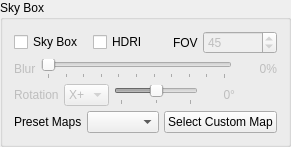
           <widget class="QGroupBox" name="groupBoxSkyBox">
            <property name="title">
             <string>Sky Box</string>
            </property>
            <property name="flat">
             <bool>true</bool>
            </property>
            <layout class="QVBoxLayout" name="skyBoxLayout">
             <property name="spacing">
              <number>5</number>
             </property>
             <item>
              <layout class="QHBoxLayout" name="skyBoxCheckLayout">
               <item>
                <widget class="QCheckBox" name="checkBoxSkyBox">
                 <property name="toolTip">
                  <string>Show a background environment behind the model</string>
                 </property>
                 <property name="text">
                  <string>Sky Box</string>
                 </property>
                </widget>
               </item>
               <item>
                <widget class="QCheckBox" name="checkBoxSkyBoxHDRI">
                 <property name="enabled">
                  <bool>true</bool>
                 </property>
                 <property name="toolTip">
                  <string>Use an HDRI image instead of the plain sky box</string>
                 </property>
                 <property name="text">
                  <string>HDRI</string>
                 </property>
                </widget>
               </item>
               <item>
                <widget class="QLabel" name="labelFOV">
                 <property name="sizePolicy">
                  <sizepolicy hsizetype="Fixed" vsizetype="Preferred">
                   <horstretch>0</horstretch>
                   <verstretch>0</verstretch>
                  </sizepolicy>
                 </property>
                 <property name="text">
                  <string>FOV</string>
                 </property>
                </widget>
               </item>
               <item>
                <widget class="QDoubleSpinBox" name="doubleSpinBoxSkyBoxFOV">
                 <property name="enabled">
                  <bool>false</bool>
                 </property>
                 <property name="toolTip">
                  <string>Field of view used to project the sky box</string>
                 </property>
                 <property name="decimals">
                  <number>0</number>
                 </property>
                 <property name="minimum">
                  <double>15.000000000000000</double>
                 </property>
                 <property name="maximum">
                  <double>120.000000000000000</double>
                 </property>
                 <property name="value">
                  <double>45.000000000000000</double>
                 </property>
                </widget>
               </item>
              </layout>
             </item>
             <item>
              <layout class="QHBoxLayout" name="skyBoxBlurLayout">
               <item>
                <widget class="QLabel" name="labelSkyBoxBlur">
                 <property name="enabled">
                  <bool>false</bool>
                 </property>
                 <property name="text">
                  <string>Blur</string>
                 </property>
                </widget>
               </item>
               <item>
                <widget class="QSlider" name="sliderSkyBoxBlur">
                 <property name="enabled">
                  <bool>false</bool>
                 </property>
                 <property name="toolTip">
                  <string>Control the blurriness of the sky box between
0 to 100%</string>
                 </property>
                 <property name="minimum">
                  <number>0</number>
                 </property>
                 <property name="maximum">
                  <number>100</number>
                 </property>
                 <property name="singleStep">
                  <number>10</number>
                 </property>
                 <property name="pageStep">
                  <number>10</number>
                 </property>
                 <property name="orientation">
                  <enum>Qt::Orientation::Horizontal</enum>
                 </property>
                 <property name="invertedAppearance">
                  <bool>false</bool>
                 </property>
                 <property name="invertedControls">
                  <bool>false</bool>
                 </property>
                 <property name="tickPosition">
                  <enum>QSlider::TickPosition::TicksBelow</enum>
                 </property>
                 <property name="tickInterval">
                  <number>10</number>
                 </property>
                </widget>
               </item>
               <item>
                <widget class="QLabel" name="labelSkyBoxBlurValue">
                 <property name="enabled">
                  <bool>false</bool>
                 </property>
                 <property name="minimumSize">
                  <size>
                   <width>40</width>
                   <height>0</height>
                  </size>
                 </property>
                 <property name="text">
                  <string>0%</string>
                 </property>
                 <property name="alignment">
                  <set>Qt::AlignmentFlag::AlignRight|Qt::AlignmentFlag::AlignTrailing|Qt::AlignmentFlag::AlignVCenter</set>
                 </property>
                </widget>
               </item>
              </layout>
             </item>
             <item>
              <layout class="QHBoxLayout" name="skyBoxRotationLayout">
               <item>
                <widget class="QLabel" name="labelSkyBoxRotation">
                 <property name="enabled">
                  <bool>false</bool>
                 </property>
                 <property name="text">
                  <string>Rotation</string>
                 </property>
                </widget>
               </item>
               <item>
                <widget class="QComboBox" name="comboBoxSkyBoxRotation">
                 <property name="enabled">
                  <bool>false</bool>
                 </property>
                 <property name="maximumSize">
                  <size>
                   <width>80</width>
                   <height>16777215</height>
                  </size>
                 </property>
                 <property name="editable">
                  <bool>false</bool>
                 </property>
                 <property name="toolTip">
                  <string>Preset axis the sky box's rotation is measured around</string>
                 </property>
                 <item>
                  <property name="text">
                   <string>X+</string>
                  </property>
                 </item>
                 <item>
                  <property name="text">
                   <string>X-</string>
                  </property>
                 </item>
                 <item>
                  <property name="text">
                   <string>Y+</string>
                  </property>
                 </item>
                 <item>
                  <property name="text">
                   <string>Y-</string>
                  </property>
                 </item>
                </widget>
               </item>
               <item>
                <widget class="QSlider" name="sliderSkyBoxRotationFine">
                 <property name="enabled">
                  <bool>false</bool>
                 </property>
                 <property name="toolTip">
                  <string>Fine rotation offset around the selected preset axis, +/-45 degrees</string>
                 </property>
                 <property name="minimum">
                  <number>-45</number>
                 </property>
                 <property name="maximum">
                  <number>45</number>
                 </property>
                 <property name="value">
                  <number>0</number>
                 </property>
                 <property name="singleStep">
                  <number>1</number>
                 </property>
                 <property name="pageStep">
                  <number>5</number>
                 </property>
                 <property name="orientation">
                  <enum>Qt::Orientation::Horizontal</enum>
                 </property>
                 <property name="tickPosition">
                  <enum>QSlider::TickPosition::TicksBelow</enum>
                 </property>
                 <property name="tickInterval">
                  <number>45</number>
                 </property>
                </widget>
               </item>
               <item>
                <widget class="QLabel" name="labelSkyBoxRotationFineValue">
                 <property name="enabled">
                  <bool>false</bool>
                 </property>
                 <property name="minimumSize">
                  <size>
                   <width>32</width>
                   <height>0</height>
                  </size>
                 </property>
                 <property name="text">
                  <string>0°</string>
                 </property>
                 <property name="alignment">
                  <set>Qt::AlignmentFlag::AlignRight|Qt::AlignmentFlag::AlignTrailing|Qt::AlignmentFlag::AlignVCenter</set>
                 </property>
                </widget>
               </item>
               <item>
                <spacer name="skyBoxRotationSpacer">
                 <property name="orientation">
                  <enum>Qt::Orientation::Horizontal</enum>
                 </property>
                 <property name="sizeHint" stdset="0">
                  <size>
                   <width>40</width>
                   <height>20</height>
                  </size>
                 </property>
                </spacer>
               </item>
              </layout>
             </item>
             <item>
              <layout class="QHBoxLayout" name="presetMapsLayout">
               <item>
                <widget class="QLabel" name="labelPresetMaps">
                 <property name="text">
                  <string>Preset Maps</string>
                 </property>
                </widget>
               </item>
               <item>
                <widget class="QComboBox" name="comboBoxSkyBoxMaps">
                 <property name="maximumSize">
                  <size>
                   <width>150</width>
                   <height>16777215</height>
                  </size>
                 </property>
                 <property name="toolTip">
                  <string>Pick a built-in preset environment map</string>
                 </property>
                </widget>
               </item>
               <item>
                <widget class="QPushButton" name="pushButtonSkyBoxTex">
                 <property name="enabled">
                  <bool>true</bool>
                 </property>
                 <property name="toolTip">
                  <string>Load a custom skybox/HDRI image from disk</string>
                 </property>
                 <property name="text">
                  <string>Select Custom Map</string>
                 </property>
                </widget>
               </item>
              </layout>
             </item>
            </layout>
           </widget>
